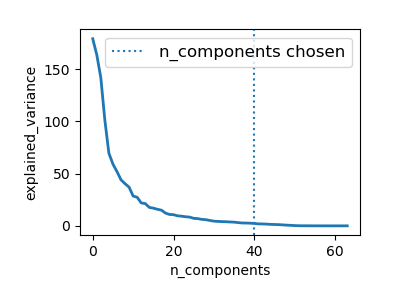

This chart was generated by the following Python code:
# -*- coding: utf-8 -*-
"""
Created on Wed Jan 24 10:43:26 2018

@author: libing

Pipelining: chaining a PCA(unsupervised dimensionality reduction) and a
logistic regreession(does the prection).

Use a GridSearchCV to set the dimensionality of the PCA.

"""
import numpy as np
import matplotlib.pyplot as plt

from sklearn import linear_model, decomposition, datasets
from sklearn.pipeline import Pipeline
from sklearn.model_selection import GridSearchCV


logistic = linear_model.LogisticRegression()
pca = decomposition.PCA()
pipe = Pipeline(steps=[('pca', pca), ('logistic', logistic)])

digits = datasets.load_digits()
X_digits = digits.data
y_digits = digits.target

# plot the PCA spectrum
pca.fit(X_digits)

plt.figure(1, figsize=(4, 3))
plt.axes([0.2, 0.2, 0.7, 0.7])
plt.plot(pca.explained_variance_, linewidth=2)
plt.axis('tight')
plt.xlabel('n_components')
plt.ylabel('explained_variance')

# prediction
n_components = [20, 40, 64]
Cs = np.logspace(-4, 4, 3)

# parameters of pipelines can be set using '__' separated parameter names:
estimator = GridSearchCV(
        pipe, dict(pca__n_components=n_components, logistic__C=Cs))
estimator.fit(X_digits, y_digits)

plt.axvline(estimator.best_estimator_.named_steps['pca'].n_components,
            linestyle=':', label='n_components chosen')
plt.legend(prop=dict(size=12))
plt.show()
